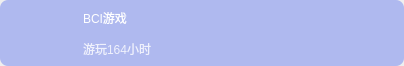
<?xml version="1.0" encoding="UTF-8"?>
<ui version="4.0">
 <class>CActMore</class>
 <widget class="QWidget" name="CActMore">
  <property name="geometry">
   <rect>
    <x>0</x>
    <y>0</y>
    <width>404</width>
    <height>66</height>
   </rect>
  </property>
  <property name="minimumSize">
   <size>
    <width>0</width>
    <height>62</height>
   </size>
  </property>
  <property name="maximumSize">
   <size>
    <width>16777215</width>
    <height>76</height>
   </size>
  </property>
  <property name="windowTitle">
   <string>Form</string>
  </property>
  <layout class="QGridLayout" name="gridLayout">
   <property name="leftMargin">
    <number>0</number>
   </property>
   <property name="topMargin">
    <number>0</number>
   </property>
   <property name="rightMargin">
    <number>0</number>
   </property>
   <property name="bottomMargin">
    <number>0</number>
   </property>
   <property name="spacing">
    <number>0</number>
   </property>
   <item row="0" column="0">
    <widget class="QWidget" name="widget_out" native="true">
     <property name="minimumSize">
      <size>
       <width>0</width>
       <height>0</height>
      </size>
     </property>
     <property name="maximumSize">
      <size>
       <width>16777215</width>
       <height>16777215</height>
      </size>
     </property>
     <property name="styleSheet">
      <string notr="true">QWidget#widget_out{
border-radius: 8px;

background: rgba(79, 106, 239, 0.4);
}</string>
     </property>
     <layout class="QGridLayout" name="gridLayout_2">
      <property name="leftMargin">
       <number>0</number>
      </property>
      <property name="topMargin">
       <number>0</number>
      </property>
      <property name="rightMargin">
       <number>0</number>
      </property>
      <property name="bottomMargin">
       <number>0</number>
      </property>
      <property name="spacing">
       <number>0</number>
      </property>
      <item row="0" column="0">
       <layout class="QHBoxLayout" name="horizontalLayout">
        <item>
         <widget class="QLabel" name="label_pic">
          <property name="minimumSize">
           <size>
            <width>83</width>
            <height>52</height>
           </size>
          </property>
          <property name="maximumSize">
           <size>
            <width>83</width>
            <height>52</height>
           </size>
          </property>
          <property name="styleSheet">
           <string notr="true">border-image: url(:/image/image/ai.jpg);</string>
          </property>
         </widget>
        </item>
        <item>
         <layout class="QVBoxLayout" name="verticalLayout">
          <property name="spacing">
           <number>5</number>
          </property>
          <property name="topMargin">
           <number>5</number>
          </property>
          <property name="bottomMargin">
           <number>5</number>
          </property>
          <item>
           <widget class="QLabel" name="label_text">
            <property name="styleSheet">
             <string notr="true">color: #FFFFFF;
font: 10pt &quot;Alibaba PuHuiTi 2.0&quot;;</string>
            </property>
            <property name="text">
             <string>BCI游戏</string>
            </property>
           </widget>
          </item>
          <item>
           <widget class="QLabel" name="label">
            <property name="styleSheet">
             <string notr="true">
color: rgba(255, 255, 255, 0.8);
font: 7pt &quot;Alibaba PuHuiTi 2.0&quot;;</string>
            </property>
            <property name="text">
             <string>游玩164小时</string>
            </property>
           </widget>
          </item>
         </layout>
        </item>
       </layout>
      </item>
     </layout>
    </widget>
   </item>
  </layout>
 </widget>
 <resources/>
 <connections/>
</ui>
